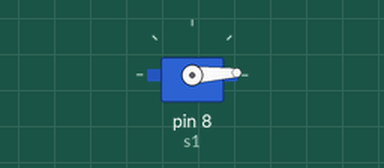
Recording of a sketch running on a simulated Arduino Uno, built with avr-gcc and run on an emulated ATmega328P. On the bench: servo.

Above: at 2.05 s.
At 3.3 s:
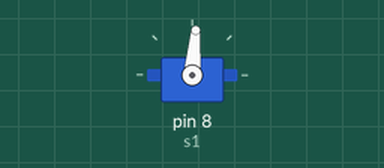
At 4.6 s:
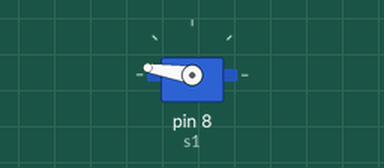
At 7.2 s:
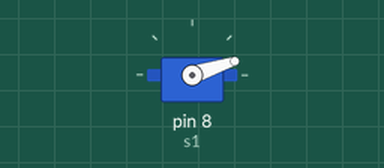
Timing chart, 0 to 9.1 s (numbered marks = the images above):
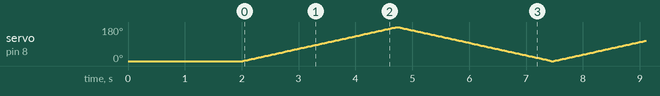

The sketch:

servo_motor.ino
```cpp
#include<Servo.h>
Servo s1;
void setup() {
  // put your setup code here, to run once:
  s1.attach(8);
  s1.write(0);
  delay(2000);
}

void loop() {
  // put your main code here, to run repeatedly:
  for (int i = 0; i <= 180; i += 1) {
    s1.write(i);
    delay(15);
  }
  for (int i = 180; i >= 0; i -= 1) {
    s1.write(i);
    delay(15);
  }
  delay(10);
}
```
